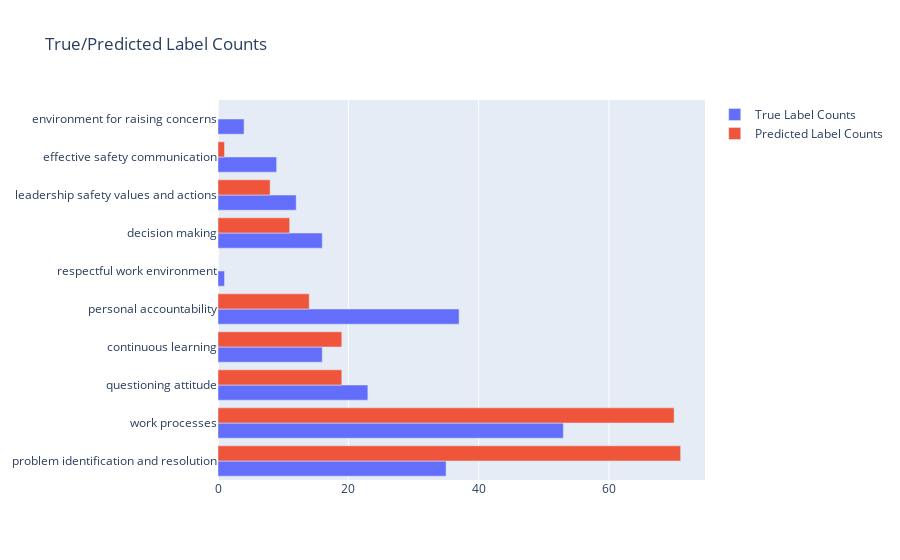

Notebook code for this chart:
### Code cell
getTraitCounts(df)

### Figure 1 — Plotly figure (JSON) as saved in the notebook; plotly's stock layout.template omitted (floating-point values rounded to 4 significant figures)
{"data": [{"name": "True Label Counts", "orientation": "h", "type": "bar", "x": [35, 53, 23, 16, 37, 1, 16, 12, 9, 4], "y": ["problem identification and resolution", "work processes", "questioning attitude", "continuous learning", "personal accountability", "respectful work environment", "decision making", "leadership safety values and actions", "effective safety communication", "environment for raising concerns"]}, {"name": "Predicted Label Counts", "orientation": "h", "type": "bar", "x": [71, 70, 19, 19, 14, 0, 11, 8, 1, 0], "y": ["problem identification and resolution", "work processes", "questioning attitude", "continuous learning", "personal accountability", "respectful work environment", "decision making", "leadership safety values and actions", "effective safety communication", "environment for raising concerns"]}], "layout": {"title": {"text": "True/Predicted Label Counts"}}}
